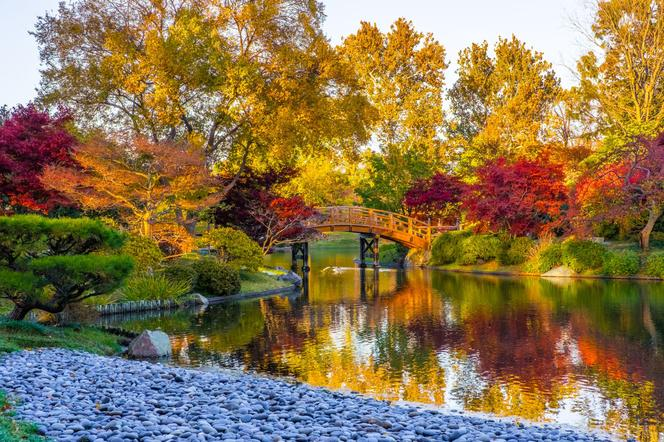
#> input picture pic.jpg, 664 x 442 px
$ python main.py
#> lines starting #> are read from the running program, lines starting #| are printed output that depends on the picture
from PIL import Image
import numpy as np
import matplotlib.pyplot as plt
from PIL import ImageFilter
from PIL import ImageChops, ImageOps
from PIL import ImageStat as stat

im = Image.open('pic.jpg')
#> im is the input picture: PIL image 664x442 RGB; mean R, G, B 138.2, 116.3, 78
print("picture mode", im.mode)
#| picture mode RGB
print("size", im.size)
#| size (664, 442)


print(ImageFilter.EMBOSS.filterargs)
pic_L = im.convert("L")
ImageFilter.EMBOSS.filterargs = (
    (3, 3),1,128,(-1,  0,  1, -2,  0,  2, -1,  0,  1))
pic_sobel1 = pic_L.filter(ImageFilter.EMBOSS)
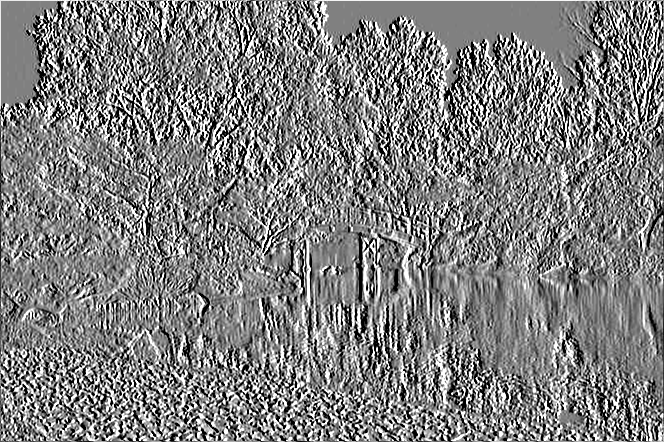
#> pic_sobel1: PIL image 664x442 L; min 0, max 255, mean 127.9

pic_sobel1.save("sobel1.jpg")
ImageFilter.EMBOSS.filterargs = (
    (3, 3),1,128,(-1, -2, -1, 0,  0, 0, 1, 2, 1))
pic_sobel2 =pic_L.filter(ImageFilter.EMBOSS)
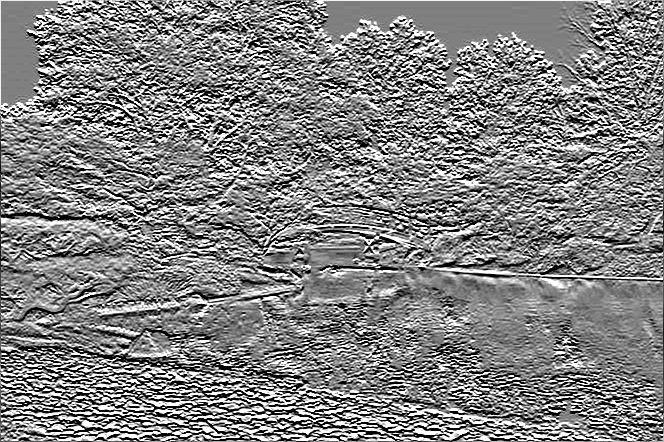
#> pic_sobel2: PIL image 664x442 L; min 0, max 255, mean 129.9
pic_sobel2.save("sobel2.jpg")

plt.figure(figsize=(32, 16))
plt.subplot(1,3,1)
plt.title("pic sobel1")
plt.axis('off')
plt.subplot(1,3,2)
plt.title("pic sobel2")
plt.axis('off')
plt.subplot(1,3,3)
plt.title("pic mode L")
plt.axis('off')
plt.savefig('fig2.png')
plt.show()


detail = im.filter(ImageFilter.DETAIL)
edge_enhance = im.filter(ImageFilter.EDGE_ENHANCE_MORE)
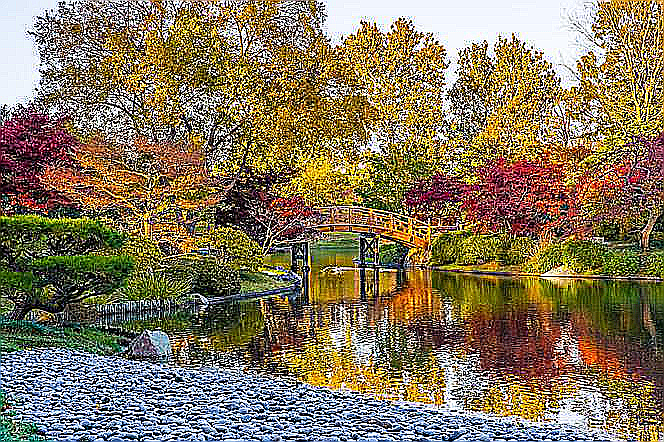
#> edge_enhance: PIL image 664x442 RGB; mean R, G, B 131.6, 118.4, 93.2
sharpen = im.filter(ImageFilter.SHARPEN)
smooth = im.filter(ImageFilter.SMOOTH_MORE)


plt.figure(figsize=(32, 16))
plt.subplot(4,2,1)
plt.title("pic detail")
plt.imshow(detail,"gray")
plt.axis('off')
plt.subplot(4,2,2)
plt.title("different 1")
plt.imshow(ImageChops.difference(im, detail))
plt.axis('off')
plt.subplot(4,2,3)
plt.title(" pic  EDGE_ENHANCE_MORE")
plt.imshow(edge_enhance,"gray")
plt.axis('off')
plt.subplot(4,2,4)
plt.title("different 2")
plt.imshow(ImageChops.difference(im, edge_enhance))
plt.axis('off')
plt.subplot(4,2,5)
plt.title("pic  Sharpen")
plt.imshow(sharpen,"gray")
plt.axis('off')
plt.subplot(4,2,6)
plt.title("different3")
plt.imshow(ImageChops.difference(im, sharpen))
plt.axis('off')
plt.subplot(4,2,7)
plt.title("pic  smooth")
plt.imshow(smooth,"gray")
plt.axis('off')
plt.subplot(4,2,8)
plt.title("different4")
plt.imshow(ImageChops.difference(im, smooth))
plt.axis('off')
plt.savefig('fig3.png')
plt.show()


blur = im.filter(ImageFilter.GaussianBlur(radius=2))
unsharp = im.filter(ImageFilter.UnsharpMask(radius=3, percent=200, threshold=5))
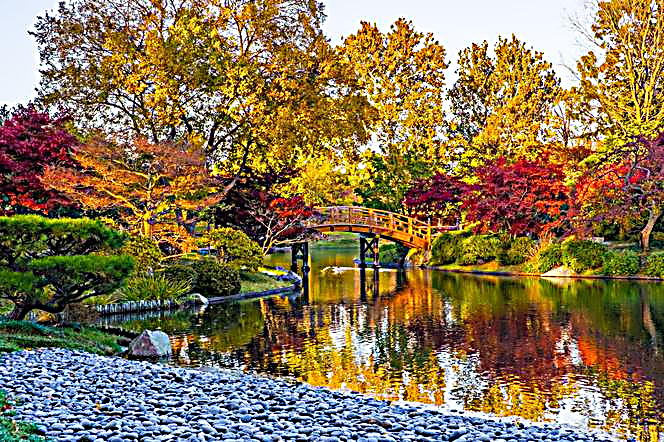
#> unsharp: PIL image 664x442 RGB; mean R, G, B 136, 116.3, 82.2
minf = im.filter(ImageFilter.MinFilter(size=3))
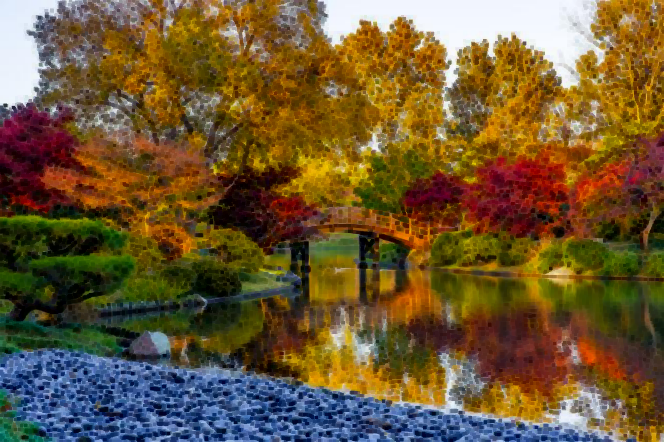
#> minf: PIL image 664x442 RGB; mean R, G, B 108.9, 87.2, 51.5
maxf = im.filter(ImageFilter.MaxFilter(size=3))
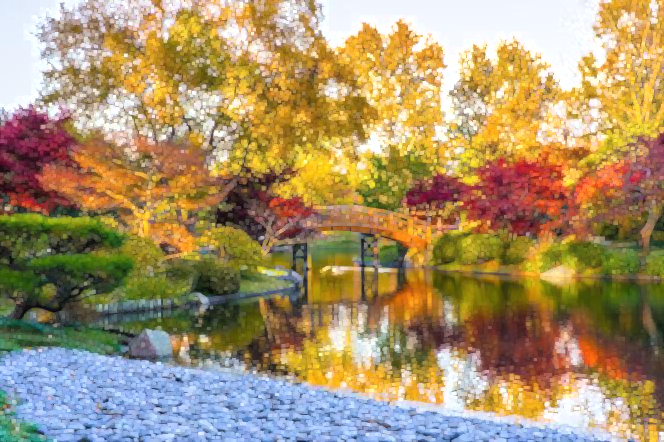
#> maxf: PIL image 664x442 RGB; mean R, G, B 167.5, 145.8, 107.4
median = im.filter(ImageFilter.MedianFilter(size=3))

plt.figure(figsize=(32, 16))
plt.subplot(4,2,1)
plt.title("filtr GaussianBlur")
plt.imshow(blur,"gray")
plt.axis('off')
plt.subplot(4,2,2)
plt.title("rożnica 1")
plt.imshow(ImageChops.difference(im, blur))
plt.axis('off')
plt.subplot(4,2,3)
plt.title("filtr UnsharpMask")
plt.imshow(unsharp,"gray")
plt.axis('off')
plt.subplot(4,2,4)
plt.title("different2")
plt.imshow(ImageChops.difference(im, unsharp))
plt.axis('off')
plt.subplot(4,2,5)
plt.title("filtr MedianFilter")
plt.imshow(median,"gray")
plt.axis('off')
plt.subplot(4,2,6)
plt.title("different 3")
plt.imshow(ImageChops.difference(im, median))
plt.axis('off')
plt.subplot(4,2,7)
plt.title("filtr MinFilter")
plt.imshow(minf,"gray")
plt.axis('off')
plt.subplot(4,2,8)
plt.title("different 4")
plt.imshow(ImageChops.difference(im, minf))
plt.axis('off')
plt.savefig('fig4.png')
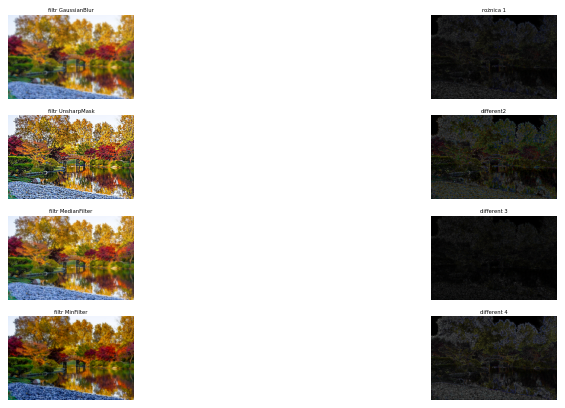
#> figure drawn by matplotlib, 8 panels
plt.show()


def print_statistics(im):
    s = stat.Stat(im)
    print("extrema ", s.extrema)
    print("count ", s.count)
    print("mean ", s.mean)
    print("median ", s.median)
    print("stddev ", s.stddev)


#> (the run stopped early here; a loop or call above may not have finished)
